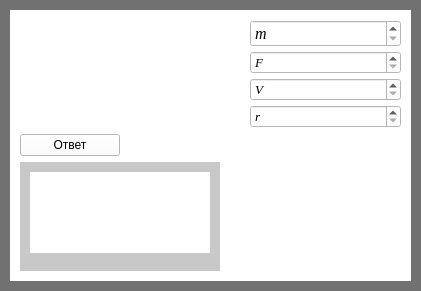
     <widget class="QWidget" name="widget_3" native="true">
      <property name="geometry">
       <rect>
        <x>40</x>
        <y>0</y>
        <width>421</width>
        <height>291</height>
       </rect>
      </property>
      <property name="styleSheet">
       <string notr="true">background-color: rgb(0, 0, 0);
background-color: rgb(113, 113, 113);</string>
      </property>
      <widget class="QWidget" name="widget_4" native="true">
       <property name="geometry">
        <rect>
         <x>10</x>
         <y>10</y>
         <width>401</width>
         <height>271</height>
        </rect>
       </property>
       <property name="styleSheet">
        <string notr="true">background-color: rgb(255, 255, 255);</string>
       </property>
       <widget class="QWidget" name="verticalLayoutWidget_19">
        <property name="geometry">
         <rect>
          <x>10</x>
          <y>0</y>
          <width>381</width>
          <height>261</height>
         </rect>
        </property>
        <layout class="QVBoxLayout" name="verticalLayout_19">
         <property name="topMargin">
          <number>10</number>
         </property>
         <item>
          <layout class="QHBoxLayout" name="horizontalLayout_9">
           <property name="spacing">
            <number>50</number>
           </property>
           <item>
            <widget class="QLabel" name="label_17">
             <property name="minimumSize">
              <size>
               <width>180</width>
               <height>0</height>
              </size>
             </property>
             <property name="styleSheet">
              <string notr="true">background-color: rgb(255, 255, 255);</string>
             </property>
             <property name="text">
              <string/>
             </property>
             <property name="pixmap">
              <pixmap>D:/Downloads/2018-12-06_22-05-38.jpg</pixmap>
             </property>
            </widget>
           </item>
           <item>
            <layout class="QVBoxLayout" name="verticalLayout_20">
             <property name="spacing">
              <number>4</number>
             </property>
             <item>
              <widget class="QSpinBox" name="spinBox_9">
               <property name="font">
                <font>
                 <family>Times New Roman</family>
                 <pointsize>12</pointsize>
                 <italic>true</italic>
                </font>
               </property>
               <property name="specialValueText">
                <string>m</string>
               </property>
               <property name="maximum">
                <number>1000000000</number>
               </property>
              </widget>
             </item>
             <item>
              <widget class="QSpinBox" name="spinBox_6">
               <property name="font">
                <font>
                 <family>Times New Roman</family>
                 <pointsize>10</pointsize>
                 <italic>true</italic>
                </font>
               </property>
               <property name="specialValueText">
                <string>F</string>
               </property>
               <property name="maximum">
                <number>1000000000</number>
               </property>
              </widget>
             </item>
             <item>
              <widget class="QSpinBox" name="spinBox_3">
               <property name="font">
                <font>
                 <family>Times New Roman</family>
                 <pointsize>10</pointsize>
                 <italic>true</italic>
                </font>
               </property>
               <property name="specialValueText">
                <string>V</string>
               </property>
               <property name="maximum">
                <number>1000000000</number>
               </property>
              </widget>
             </item>
             <item>
              <widget class="QSpinBox" name="spinBox_7">
               <property name="font">
                <font>
                 <family>Times New Roman</family>
                 <pointsize>10</pointsize>
                 <italic>true</italic>
                </font>
               </property>
               <property name="specialValueText">
                <string>r</string>
               </property>
               <property name="maximum">
                <number>1000000000</number>
               </property>
              </widget>
             </item>
            </layout>
           </item>
          </layout>
         </item>
         <item>
          <widget class="QPushButton" name="pushButton_12">
           <property name="minimumSize">
            <size>
             <width>100</width>
             <height>0</height>
            </size>
           </property>
           <property name="maximumSize">
            <size>
             <width>100</width>
             <height>16777215</height>
            </size>
           </property>
           <property name="text">
            <string>Ответ</string>
           </property>
          </widget>
         </item>
         <item>
          <widget class="QWidget" name="widget_34" native="true">
           <property name="maximumSize">
            <size>
             <width>200</width>
             <height>16777215</height>
            </size>
           </property>
           <property name="styleSheet">
            <string notr="true">background-color: rgb(200, 200, 200);</string>
           </property>
           <widget class="QLabel" name="label_4">
            <property name="geometry">
             <rect>
              <x>10</x>
              <y>10</y>
              <width>180</width>
              <height>81</height>
             </rect>
            </property>
            <property name="minimumSize">
             <size>
              <width>180</width>
              <height>0</height>
             </size>
            </property>
            <property name="maximumSize">
             <size>
              <width>180</width>
              <height>16777215</height>
             </size>
            </property>
            <property name="styleSheet">
             <string notr="true">background-color: rgb(255, 255, 255);</string>
            </property>
            <property name="text">
             <string/>
            </property>
           </widget>
          </widget>
         </item>
        </layout>
       </widget>
      </widget>
     </widget>
